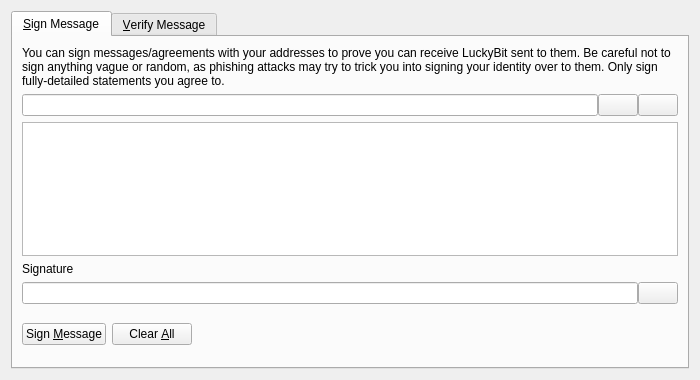
<?xml version="1.0" encoding="UTF-8"?>
<ui version="4.0">
 <class>SignVerifyMessageDialog</class>
 <widget class="QDialog" name="SignVerifyMessageDialog">
  <property name="geometry">
   <rect>
    <x>0</x>
    <y>0</y>
    <width>700</width>
    <height>380</height>
   </rect>
  </property>
  <property name="windowTitle">
   <string>Signatures - Sign / Verify a Message</string>
  </property>
  <property name="modal">
   <bool>true</bool>
  </property>
  <layout class="QVBoxLayout" name="verticalLayout">
   <item>
    <widget class="QTabWidget" name="tabWidget">
     <property name="currentIndex">
      <number>0</number>
     </property>
     <widget class="QWidget" name="tabSignMessage">
      <attribute name="title">
       <string>&amp;Sign Message</string>
      </attribute>
      <layout class="QVBoxLayout" name="verticalLayout_SM">
       <item>
        <widget class="QLabel" name="infoLabel_SM">
         <property name="text">
          <string>You can sign messages/agreements with your addresses to prove you can receive LuckyBit sent to them. Be careful not to sign anything vague or random, as phishing attacks may try to trick you into signing your identity over to them. Only sign fully-detailed statements you agree to.</string>
         </property>
         <property name="textFormat">
          <enum>Qt::PlainText</enum>
         </property>
         <property name="wordWrap">
          <bool>true</bool>
         </property>
        </widget>
       </item>
       <item>
        <layout class="QHBoxLayout" name="horizontalLayout_1_SM">
         <property name="spacing">
          <number>0</number>
         </property>
         <item>
          <widget class="QValidatedLineEdit" name="addressIn_SM">
           <property name="toolTip">
            <string>The LuckyBit address to sign the message with</string>
           </property>
          </widget>
         </item>
         <item>
          <widget class="QPushButton" name="addressBookButton_SM">
           <property name="toolTip">
            <string>Choose previously used address</string>
           </property>
           <property name="text">
            <string/>
           </property>
           <property name="shortcut">
            <string>Alt+A</string>
           </property>
           <property name="autoDefault">
            <bool>false</bool>
           </property>
          </widget>
         </item>
         <item>
          <widget class="QPushButton" name="pasteButton_SM">
           <property name="toolTip">
            <string>Paste address from clipboard</string>
           </property>
           <property name="text">
            <string/>
           </property>
           <property name="shortcut">
            <string>Alt+P</string>
           </property>
           <property name="autoDefault">
            <bool>false</bool>
           </property>
          </widget>
         </item>
        </layout>
       </item>
       <item>
        <widget class="QPlainTextEdit" name="messageIn_SM">
         <property name="toolTip">
          <string>Enter the message you want to sign here</string>
         </property>
        </widget>
       </item>
       <item>
        <widget class="QLabel" name="signatureLabel_SM">
         <property name="text">
          <string>Signature</string>
         </property>
         <property name="textFormat">
          <enum>Qt::PlainText</enum>
         </property>
        </widget>
       </item>
       <item>
        <layout class="QHBoxLayout" name="horizontalLayout_2_SM">
         <property name="spacing">
          <number>0</number>
         </property>
         <item>
          <widget class="QLineEdit" name="signatureOut_SM">
           <property name="font">
            <font>
             <italic>true</italic>
            </font>
           </property>
           <property name="readOnly">
            <bool>true</bool>
           </property>
          </widget>
         </item>
         <item>
          <widget class="QPushButton" name="copySignatureButton_SM">
           <property name="toolTip">
            <string>Copy the current signature to the system clipboard</string>
           </property>
           <property name="text">
            <string/>
           </property>
           <property name="autoDefault">
            <bool>false</bool>
           </property>
          </widget>
         </item>
        </layout>
       </item>
       <item>
        <layout class="QHBoxLayout" name="horizontalLayout_3_SM">
         <item>
          <widget class="QPushButton" name="signMessageButton_SM">
           <property name="toolTip">
            <string>Sign the message to prove you own this LuckyBit address</string>
           </property>
           <property name="text">
            <string>Sign &amp;Message</string>
           </property>
           <property name="autoDefault">
            <bool>false</bool>
           </property>
          </widget>
         </item>
         <item>
          <widget class="QPushButton" name="clearButton_SM">
           <property name="toolTip">
            <string>Reset all sign message fields</string>
           </property>
           <property name="text">
            <string>Clear &amp;All</string>
           </property>
           <property name="autoDefault">
            <bool>false</bool>
           </property>
          </widget>
         </item>
         <item>
          <spacer name="horizontalSpacer_1_SM">
           <property name="orientation">
            <enum>Qt::Horizontal</enum>
           </property>
           <property name="sizeHint" stdset="0">
            <size>
             <width>40</width>
             <height>48</height>
            </size>
           </property>
          </spacer>
         </item>
         <item>
          <widget class="QLabel" name="statusLabel_SM">
           <property name="font">
            <font>
             <weight>75</weight>
             <bold>true</bold>
            </font>
           </property>
           <property name="text">
            <string/>
           </property>
           <property name="wordWrap">
            <bool>true</bool>
           </property>
          </widget>
         </item>
         <item>
          <spacer name="horizontalSpacer_2_SM">
           <property name="orientation">
            <enum>Qt::Horizontal</enum>
           </property>
           <property name="sizeHint" stdset="0">
            <size>
             <width>40</width>
             <height>48</height>
            </size>
           </property>
          </spacer>
         </item>
        </layout>
       </item>
      </layout>
     </widget>
     <widget class="QWidget" name="tabVerifyMessage">
      <attribute name="title">
       <string>&amp;Verify Message</string>
      </attribute>
      <layout class="QVBoxLayout" name="verticalLayout_VM">
       <item>
        <widget class="QLabel" name="infoLabel_VM">
         <property name="text">
          <string>Enter the receiver's address, message (ensure you copy line breaks, spaces, tabs, etc. exactly) and signature below to verify the message. Be careful not to read more into the signature than what is in the signed message itself, to avoid being tricked by a man-in-the-middle attack. Note that this only proves the signing party receives with the address, it cannot prove sendership of any transaction!</string>
         </property>
         <property name="textFormat">
          <enum>Qt::PlainText</enum>
         </property>
         <property name="alignment">
          <set>Qt::AlignLeading|Qt::AlignLeft|Qt::AlignTop</set>
         </property>
         <property name="wordWrap">
          <bool>true</bool>
         </property>
        </widget>
       </item>
       <item>
        <layout class="QHBoxLayout" name="horizontalLayout_1_VM">
         <property name="spacing">
          <number>0</number>
         </property>
         <item>
          <widget class="QValidatedLineEdit" name="addressIn_VM">
           <property name="toolTip">
            <string>The LuckyBit address the message was signed with</string>
           </property>
          </widget>
         </item>
         <item>
          <widget class="QPushButton" name="addressBookButton_VM">
           <property name="toolTip">
            <string>Choose previously used address</string>
           </property>
           <property name="text">
            <string/>
           </property>
           <property name="shortcut">
            <string>Alt+A</string>
           </property>
           <property name="autoDefault">
            <bool>false</bool>
           </property>
          </widget>
         </item>
        </layout>
       </item>
       <item>
        <widget class="QPlainTextEdit" name="messageIn_VM"/>
       </item>
       <item>
        <widget class="QValidatedLineEdit" name="signatureIn_VM"/>
       </item>
       <item>
        <layout class="QHBoxLayout" name="horizontalLayout_2_VM">
         <item>
          <widget class="QPushButton" name="verifyMessageButton_VM">
           <property name="toolTip">
            <string>Verify the message to ensure it was signed with the specified LuckyBit address</string>
           </property>
           <property name="text">
            <string>Verify &amp;Message</string>
           </property>
           <property name="autoDefault">
            <bool>false</bool>
           </property>
          </widget>
         </item>
         <item>
          <widget class="QPushButton" name="clearButton_VM">
           <property name="toolTip">
            <string>Reset all verify message fields</string>
           </property>
           <property name="text">
            <string>Clear &amp;All</string>
           </property>
           <property name="autoDefault">
            <bool>false</bool>
           </property>
          </widget>
         </item>
         <item>
          <spacer name="horizontalSpacer_1_VM">
           <property name="orientation">
            <enum>Qt::Horizontal</enum>
           </property>
           <property name="sizeHint" stdset="0">
            <size>
             <width>40</width>
             <height>48</height>
            </size>
           </property>
          </spacer>
         </item>
         <item>
          <widget class="QLabel" name="statusLabel_VM">
           <property name="font">
            <font>
             <weight>75</weight>
             <bold>true</bold>
            </font>
           </property>
           <property name="text">
            <string/>
           </property>
           <property name="wordWrap">
            <bool>true</bool>
           </property>
          </widget>
         </item>
         <item>
          <spacer name="horizontalSpacer_2_VM">
           <property name="orientation">
            <enum>Qt::Horizontal</enum>
           </property>
           <property name="sizeHint" stdset="0">
            <size>
             <width>40</width>
             <height>48</height>
            </size>
           </property>
          </spacer>
         </item>
        </layout>
       </item>
      </layout>
     </widget>
    </widget>
   </item>
  </layout>
 </widget>
 <customwidgets>
  <customwidget>
   <class>QValidatedLineEdit</class>
   <extends>QLineEdit</extends>
   <header>qvalidatedlineedit.h</header>
  </customwidget>
 </customwidgets>
 <resources>
  <include location="../luckybit.qrc"/>
 </resources>
 <connections/>
</ui>
